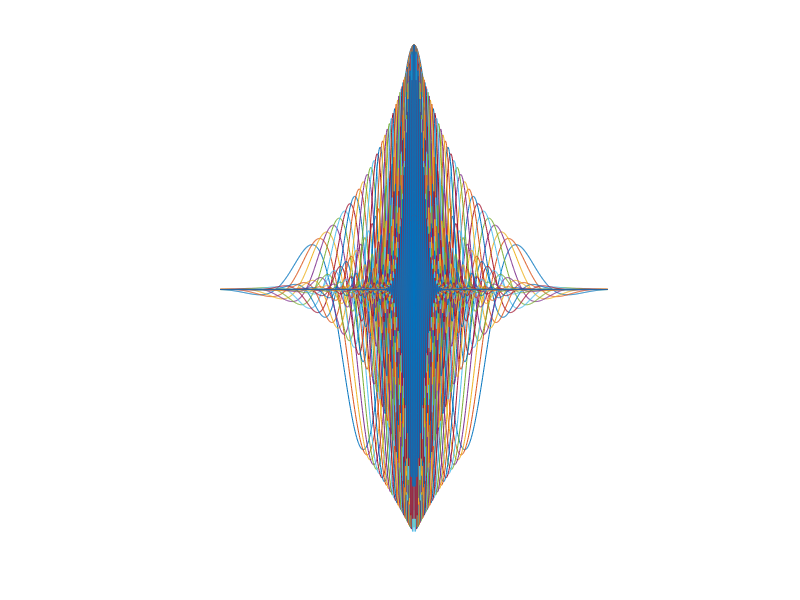

Here is the MATLAB script that generated this plot: (Note: this script raises an error after producing the figure.)
%% Step 1: Get Signal

%initialize variables
srate = 1000; % 1,000Hz
% -500:0 baseline, 1:500 sample, 501:1310 delay (all in ms)
wavet = -.5:1/srate:.5; % in seconds 
min_freq = 3.5;
max_freq = 200;
num_frex = 50;
min_fwhm = .350; % in seconds
max_fwhm = .050; % in seconds
wavpts = length(wavet);
hz = linspace(0,srate/2,floor(wavpts/2)+1); % pos frequencies (not neg) up to Nyquist
% hzf = linspace(0,srate,N); % total frequencies from fft
frex = logspace(log10(min_freq),log10(max_freq),num_frex);
% s    = logspace(log10(3),log10(12),num_frex)./(2*pi*frex); %width of gaussian
fwhm = logspace(log10(min_fwhm),log10(max_fwhm),length(frex)); % in seconds **TRY SPECTROGRAMS WITH 25ms and with 50ms**

% %% Make wavelets, ensure they taper to 0 at either end in time domain and
% % ensure Gaussian in frequency domain
% 
% % Using n-cycles (Cohen's code from Google group)
% srate = 1000;
% frex  = linspace(.5,200,50);
% s2 = 2*(linspace(5,25,length(frex))./(2*pi*frex)).^2;
% 
% wavet = -.5:1/srate:.5;
% 
% for fi=1:length(frex)
%     waves(fi,:) = exp(2*1i*pi*frex(fi)*wavet).*exp(-wavet.^2/s2(fi));
% end
% 
% subplot(211), plot(wavet,real(waves))
% 
% % fft all the wavelets
% for ffti=1:size(waves,1)
%     waves_fft(ffti,:) = fft(waves(ffti,:));
% end
% 
% subplot(212)
% plot(linspace(0,srate,length(wavet)),abs(waves_fft).^2)
% set(gca,'xlim',[30 62])
% % now plot wavelets in groups of 10 at a time..
% figure
% for fi=1:5
%     subplot(5,1,fi)
%     plot(wavet,real(wavelet(fi,:)))
%     title(sprintf('Wavelet at %fHz, s=%f number of cycles',frex(fi),s(fi)*(2*pi*frex(fi))));
% end

%% Make wavelets, ensure they taper to 0 at either end in time domain and
% ensure Gaussian in frequency domain

% now using fwhm-specified in time domain
midp = dsearchn(wavet',0);
% outputs
empfwhmT = zeros(length(frex),1);
% loop over frequencies
for fi=1:length(frex)
    % create the Gaussian using the FWHM formula (equation 3)
    gwin = exp( (-4*log(2)*wavet.^2) ./ fwhm(fi)^2 );
    % measure the empirical fwhm (time domain)
    empfwhmT(fi) = wavet(midp-1+dsearchn(gwin(midp:end)',.5)) - ...
    wavet(dsearchn(gwin(1:midp)',.5));
end 
% empirical is pretty close to specified
% now make the wavelets and visualize them in time and frequency domains in
% addition to computing their fwhm 

empfwhmF = zeros(length(frex),1);

for fi=1:length(frex)
    wavelets(fi,:) = exp(2*1i*pi*frex(fi)*wavet).*exp( (-4*log(2)*wavet.^2) ./ fwhm(fi)^2 );
    wavelets_fft(fi,:) = fft(wavelets(fi,:)); % frequency domain
    wavelets_fft(fi,:) = wavelets_fft(fi,:)./max(wavelets_fft(fi,:)); % normalize 
    % measure the empirical fwhm (frequency domain)
    magnitude = abs(wavelets_fft(fi,1:length(hz)));
     % find left and right 1/2
    [~,peakx]  = max(wavelets_fft(fi,:)); 
    [~,left5]  = min(abs(wavelets_fft(fi,1:peakx)-.5));
    [~,right5] = min(abs(wavelets_fft(fi,peakx:end)-.5));
    right5 = right5+peakx-1;
    empfwhmF(fi) = hz(right5)-hz(left5);
end

% plot wavelets in time domain- ensure all taper to 0 (or very close)
figure(1), clf
plot(wavet,real(wavelets))
axis off
export_fig test2.png -transparent % no background
% plot(time,signal,'k','linew',2)
xlabel('Time (s)'), ylabel('Amplitude (gain)')
title('Time domain')
% plot wavelets in frequency domain- ensure all are symmetric about their
% peak frequency and they taper to 0 on the ends
subplot(212)
plot(hz,abs(wavelets_fft(:,1:length(hz))).^2)
set(gca,'xlim',[0 225])
xlabel('Frequency (Hz)'), ylabel('Normalized Power')
title('Frequency domain')

% plot FWHM in time domain to show how much temporal smoothing occurs
figure(2), clf
subplot(211), plot(frex,empfwhmT*1000,'o:','markersize',8,'markerfacecolor','w','linew',2)
set(gca,'xlim',[0 max(frex)*1.05],'ylim',[0 max(empfwhmT)*1000*1.05])
xlabel('Wavelet frequency (Hz)'), ylabel('Empirical FWHM (ms)')
title('Time domain')
% plot FWHM in frequency domain to show how much spectral smoothing occurs
subplot(212)
plot(frex,empfwhmF,'s:','markersize',10,'markerfacecolor','w','linew',2)
set(gca,'xlim',[0 max(frex)*1.05],'ylim',[0 max(empfwhmF)*1.05])
xlabel('Wavelet frequency (Hz)'), ylabel('Empirical FWHM (Hz)')
title('Frequency domain')

%% Create analytic signal using the complex morlet wavelet family for both 
% monkeys, both conditions, all days, all channels and all trials

% load monkey data
load('mGoodStableRule1PingRej-split_by_Day_BehResp_and_Chan.mat')

% begin definining convolution parameters
n_wavelet = length(wavet);
half_of_wavelet_size = floor(n_wavelet/2)+1;
monkeyN = 2; % which monkey (1 or 2)
m1chans = {'8B', '9L', 'dPFC', 'vPFC', 'LIP', 'MIP', 'PEC', 'PG'};
m1areas = {'a8B', 'a9L', 'adPFC', 'avPFC', 'aLIP', 'aMIP', 'aPEC', 'aPG'};
m2chans = {'6DR', '8AD', '8B', 'dPFC', 'LIP', 'PE', 'PEC', 'PG'};
m2areas = {'a6DR', 'a8AD', 'a8B', 'adPFC', 'aLIP', 'aPE', 'aPEC', 'aPG'};

% define trial timeline
signalt = -.5:1/srate:1.31; % in seconds
% vector of time points to save in post-analysis downsampling
times2save = -400:10:1200; % in ms
% time vector converted to indices
times2saveidx = dsearchn((signalt.*1000)',times2save');
% define baseline time
baset = [-.4 -.1]; % in seconds
baseidx = dsearchn(signalt',baset');

% setup response structs
monkey(monkeyN).correct=[];
monkey(monkeyN).incorrect=[];

tic
%correct
for i=1:numel(monkey(monkeyN).day)
    chan = fieldnames(monkey(monkeyN).day(i).correct);
    for j=1:numel(chan)
        signal = monkey(monkeyN).day(i).correct.(chan{j})'; % change to time-by-trials
        reflectsig_all = zeros(size(signal,1)+2*n_wavelet,size(signal,2)); %initialize reflected signals mat
        % reflect all signals
        for signalN=1:size(signal,2)
            reflectsig = [ signal(n_wavelet:-1:1,signalN); signal(:,signalN); signal(end:-1:end-n_wavelet+1,signalN); ];        
            reflectsig_all(:,signalN) = reflectsig;
        end
        % concatenate into a super-trial
        reflectsig_supertri = reshape(reflectsig_all,1,[]); % reshape to 1D time-trials
%         % plot original signal
%         figure(1), clf
%         subplot(211)
%         plot(signal(:,1)','LineWidth',2)
%         set(gca,'xlim',[0 numel(reflectsig)]-n_wavelet)
%         ylabel('Voltage (\muV)','FontSize',14)
%         title('Original Signal','FontSize',16)
%         % plot reflected signal
%         subplot(212)
%         plot(n_wavelet+1:length(signal(:,1))+n_wavelet,signal(:,1),'LineWidth',5,'color','g')
%         hold on
%         plot(reflectsig,'LineWidth',2)
%         set(gca,'xlim',[0 numel(reflectsig)])
%         title('Reflected Signal')
%         xlabel('Time step (ms)','FontSize',14), ylabel('Voltage (\muV)','FontSize',14)
%         title('Reflected Signal','FontSize',16)
%         legend({'original';'reflected'},'FontSize',14,'Location','best')
        % step 1: finish defining convolution parameters
        n_data = length(reflectsig_supertri); % time*trials
        n_convolution = n_wavelet+n_data-1;
        % step 2: take FFTs
        fft_data = fft(reflectsig_supertri,n_convolution); % all trials for chan
        % which area is this chan
        for k=1:numel(m2areas)
            if endsWith(chan{j},m2chans{k}) %which chan
                area=k;
            end
        end
        for fi=1:length(frex)
            % FFT of wavelet
            fft_wavelet = fft(wavelets(fi,:),n_convolution);
            % step 3: normalize kernel by scaling amplitudes to one in the 
            % frequency domain. prevents amplitude from decreasing with 
            % increasing frequency. diff from 1/f scaling
            fft_wavelet = fft_wavelet ./ max(fft_wavelet);
            % step 4: point-wise multiply and take iFFT
            as = ifft( fft_data.*fft_wavelet ); % analytic signal
            % step 5: trim wings
            as = as(half_of_wavelet_size:end-half_of_wavelet_size+1);
            % step 6: reshape back to reflected time-by-trials
            as = reshape(as,size(reflectsig_all,1),size(reflectsig_all,2));
            % step 7: chop off the reflections
            as = as(n_wavelet+1:end-n_wavelet,:);
            % as is now a time x trial complex matrix
%             % compute baseline power averaged over trials then timepoints
%             basePow = mean( mean( abs( as(baseidx(1):baseidx(2),:).^2 ),2 ),1 );
            % store dB-norm'd down-sampled power for each frequency in freq
            % x time x trials
%             dbpow(fi,:,:) = 10*log10( abs( as(times2saveidx,:) ) .^2 ./basePow); 
            % save raw power for ea. freq x down-sampled time x trials 
            pow(fi,:,:) = abs( as(times2saveidx,:) ) .^2;
            % mean( abs( as_ ).^2, 2);
            clear fft_wavelet as % start anew with these var's ea. loop
        end
        if isfield(monkey(monkeyN).correct,(m2areas{area})) % field exists?
            % yes, field exists..
            aTrials = size(monkey(monkeyN).correct.(m2areas{area}),3);
            % append session for area in freq x time x trial struct
            monkey(monkeyN).correct.(m2areas{area})(:,:,aTrials+1:aTrials+size(pow,3)) = pow;
        else
            monkey(monkeyN).correct.(m2areas{area}) = pow; % freq x time x trial
        end
        clear pow % start anew with this var ea. loop
    end
end

%incorrect
for i=1:numel(monkey(monkeyN).day)
    chan = fieldnames(monkey(monkeyN).day(i).incorrect);
    for j=1:numel(chan)
        signal = monkey(monkeyN).day(i).incorrect.(chan{j})'; % change to time-by-trials
        reflectsig_all = zeros(size(signal,1)+2*n_wavelet,size(signal,2)); %initialize reflected signals mat
        % reflect all signals
        for signalN=1:size(signal,2)
            reflectsig = [ signal(n_wavelet:-1:1,signalN); signal(:,signalN); signal(end:-1:end-n_wavelet+1,signalN); ];        
            reflectsig_all(:,signalN) = reflectsig;
        end
        % concatenate into a super-trial
        reflectsig_supertri = reshape(reflectsig_all,1,[]); % reshape to 1D time-trials
        % step 1: finish defining convolution parameters
        n_data = length(reflectsig_supertri); % time*trials
        n_convolution = n_wavelet+n_data-1;
        % step 2: take FFTs
        fft_data = fft(reflectsig_supertri,n_convolution); % all trials for chan
        % which area is this chan
        for k=1:numel(m2areas)
            if endsWith(chan{j},m2chans{k}) %which chan
                area=k;
            end
        end
        for fi=1:length(frex)
            % FFT of wavelet
            fft_wavelet = fft(wavelets(fi,:),n_convolution);
            % step 3: normalize kernel by scaling amplitudes to one in the 
            % frequency domain. prevents amplitude from decreasing with 
            % increasing frequency. diff from 1/f scaling
            fft_wavelet = fft_wavelet ./ max(fft_wavelet);
            % step 4: point-wise multiply and take iFFT
            as = ifft( fft_data.*fft_wavelet ); % analytic signal
            % step 5: trim wings
            as = as(half_of_wavelet_size:end-half_of_wavelet_size+1);
            % step 6: reshape back to reflected time-by-trials
            as = reshape(as,size(reflectsig_all,1),size(reflectsig_all,2));
            % step 7: chop off the reflections
            as = as(n_wavelet+1:end-n_wavelet,:);
            % as_ is now a time x trial complex matrix
%             % compute baseline power averaged over trials then timepoints
%             basePow = mean( mean( abs( as(baseidx(1):baseidx(2),:).^2 ),2 ),1 );
            % store dB-norm'd down-sampled power for each frequency in freq
            % x time x trials
%             dbpow(fi,:,:) = 10*log10( abs( as(times2saveidx,:) ) .^2 ./basePow); 
            % save raw power for ea. freq x down-sampled time x trials 
            pow(fi,:,:) = abs( as(times2saveidx,:) ) .^2;
            % mean( abs( as_ ).^2, 2);
            clear fft_wavelet as % start anew with these var's ea. loop
        end
        if isfield(monkey(monkeyN).incorrect,(m2areas{area})) % field exists?
            % yes, field exists..
            aTrials = size(monkey(monkeyN).incorrect.(m2areas{area}),3);
            % append session for area in freq x time x trial struct
            monkey(monkeyN).incorrect.(m2areas{area})(:,:,aTrials+1:aTrials+size(pow,3)) = pow;
        else
            monkey(monkeyN).incorrect.(m2areas{area}) = pow; % freq x time x trial
        end
        clear pow % start anew with this var ea. loop
    end
end

toc

% %% dB-normalize the session data
% 
% % load raw mean power monkey data
% load('mGoodStableRule1PingRejRawMeanPow-AllDays_Cor_Inc_Allchans.mat')
% 
% % re-define areas if skipped analytic signal area
% m1areas = {'a8B', 'a9L', 'adPFC', 'avPFC', 'aLIP', 'aMIP', 'aPEC', 'aPG'};
% m2areas = {'a6DR', 'a8AD', 'a8B', 'adPFC', 'aLIP', 'aPE', 'aPEC', 'aPG'};
% 
% % define trial timeline
% signalt = -.5:1/srate:1.31; % in seconds
% % vector of time points to save in post-analysis downsampling
% times2save = -500:10:1310; % in ms
% % time vector converted to indices
% times2saveidx = dsearchn((signalt.*1000)',times2save');
% % define baseline time
% baset = [-.4 -.1]; % in seconds
% baseidx = dsearchn(signalt',baset');
% 
% % compute condition-averaged baseline for each area in each monkey
% % mean over sessions then baseline time period
% % stored as freq x time x session
% monkeyN=1; % monkey 1
% for areaN=1:numel(m1areas)
%     cor = mean( mean( monkey(monkeyN).correct.(m1areas{areaN})(:,baseidx(1):baseidx(2),:),3 ),2 );
%     inc = mean( mean( monkey(monkeyN).incorrect.(m1areas{areaN})(:,baseidx(1):baseidx(2),:),3 ),2 );
%     base = mean([cor inc],2); % condition-averaged (c-a) baseline
%     % dB-normalize the session data with condition-averaged baseline
%     raw_pow_cor = monkey(monkeyN).correct.(m1areas{areaN});
%     raw_pow_inc = monkey(monkeyN).correct.(m1areas{areaN});
%     % divide ea frequency's time x sesh by its respective c-a baseline,
%     % then db transform
%     db_base_pow_cor = 10*log10( raw_pow_cor./base ); 
%     db_base_pow_inc = 10*log10( raw_pow_inc./base ); 
%     monkey_(monkeyN).correct.(m1areas{areaN}) = db_base_pow_cor;
%     monkey_(monkeyN).incorrect.(m1areas{areaN}) = db_base_pow_inc ;
% end
% 
% monkeyN=2; % monkey 2
% for areaN=1:numel(m2areas)
%     cor = mean( mean( monkey(monkeyN).correct.(m2areas{areaN})(:,baseidx(1):baseidx(2),:),3 ),2 );
%     inc = mean( mean( monkey(monkeyN).incorrect.(m2areas{areaN})(:,baseidx(1):baseidx(2),:),3 ),2 );
%     base = mean([cor inc],2);
%     % dB-normalize the session data with condition-averaged baseline
%     raw_pow_cor = monkey(monkeyN).correct.(m2areas{areaN});
%     raw_pow_inc = monkey(monkeyN).correct.(m2areas{areaN});
%     % divide ea frequency's time x sesh by its respective c-a baseline,
%     % then db transform
%     db_base_pow_cor = 10*log10( raw_pow_cor./base ); 
%     db_base_pow_inc = 10*log10( raw_pow_inc./base ); 
%     monkey_(monkeyN).correct.(m2areas{areaN}) = db_base_pow_cor;
%     monkey_(monkeyN).incorrect.(m2areas{areaN}) = db_base_pow_inc ;
% end
% 
% % average db normalized power over sessions yielding freq x time
% rawpowC = mean( monkey_pow(monkeyN).correct.(m2areas{areaN}),3 );
% rawpowI = mean( monkey_pow(monkeyN).incorrect.(m2areas{areaN}),3 );
% 
% %% Visualize power
% 
% % load data
% % both monkeys dB-normalized power by area
% tic
% load('mGoodStableRule1PingRejdBPow-AllDays_Cor_Inc_Allchans.mat')
% toc
% % both monkeys raw power by area
% tic
% load('mGoodStableRule1PingRejRawPow-AllDays_Cor_Inc_Allchans.mat')
% toc
% 
% % contourf plot template:
% % x = 1 x samples
% % y = 1 x frequencies
% % z = frequencies x samples
% % contourf(x,y,z,...)
% monkeyN = 1;
% areaN = 1;
% 
% figure(6), clf
% subplot(221)
% contourf(signalt(times2saveidx),frex,mean( monkey(monkeyN).correct.(m1areas{areaN}),3 ),'linecolor','none')
% % ,'clim',[-3 3]
% set(gca,'ytick',round(logspace(log10(frex(1)),log10(frex(end)),10)*100)/100,'yscale','log','YMinorTick','off')
% ylabel('Frequency (Hz)')
% title(sprintf('Raw Power via Morlet Wavelet from Monkey %d, Area %s, Resp Correct',monkeyN,m1areas{areaN}));
% cbar = colorbar; set(get(cbar,'label'),'string','Raw power (\muV^2)');   
% subplot(223)
% contourf(signalt(times2saveidx),frex,mean( monkey(monkeyN).incorrect.(m1areas{areaN}),3 ),'linecolor','none')
% % contourf(signalt(times2saveidx),frex,pow(:,times2saveidx),'linecolor','none')
% set(gca,'ytick',round(logspace(log10(frex(1)),log10(frex(end)),10)*100)/100,'yscale','log','YMinorTick','off')
% % set(gca,'xlim',[monkeyTime(1) monkeyTime(end)])
% xlabel('Time (ms)'), ylabel('Frequency (Hz)')
% title(sprintf('Raw Power via Morlet Wavelet from Monkey %d, Area %s, Resp Incorrect',monkeyN,m1areas{areaN}));
% cbar = colorbar; set(get(cbar,'label'),'string','Raw power (\muV^2)');   
% subplot(222)
% contourf(signalt(times2saveidx),frex,mean( monkey(monkeyN).correct.(m1areas{areaN+5}),3 ),'linecolor','none')
% set(gca,'ytick',round(logspace(log10(frex(1)),log10(frex(end)),10)*100)/100,'yscale','log','YMinorTick','off')
% title(sprintf('Raw Power via Morlet Wavelet from Monkey %d, Area %s, Resp Correct',monkeyN,m1areas{areaN+5}));
% % cbar = colorbar; set(get(cbar,'label'),'string','dB change from baseline');   
% cbar = colorbar; set(get(cbar,'label'),'string','Raw power (\muV^2)');   
% subplot(224)
% contourf(signalt(times2saveidx),frex,mean( monkey(monkeyN).incorrect.(m1areas{areaN+5}),3 ),'linecolor','none')
% set(gca,'ytick',round(logspace(log10(frex(1)),log10(frex(end)),10)*100)/100,'yscale','log','YMinorTick','off')
% xlabel('Time (ms)')
% title(sprintf('Raw Power via Morlet Wavelet from Monkey %d, Area %s, Resp Incorrect',monkeyN,m1areas{areaN+5}));
% % title(sprintf('Raw Power via Morlet Wavelet from Monkey %d, Area %s, Resp Incorrect \n Freq Step = %d, temporal FWHM %dms to %.0dms, spectral FWHM %dHz - %dHz',monkeyN,m2areas{areaN},length(frex),empfwhmT(1)*1000,empfwhmT(end)*1000,empfwhmF(1),empfwhmF(end)));
% cbar = colorbar; set(get(cbar,'label'),'string','Raw power (\muV^2)');   
% suptitle(sprintf('Freq Step = %d, temporal FWHM %dms to %1.0fms, spectral FWHM %dHz to %dHz',length(frex),empfwhmT(1)*1000,empfwhmT(end)*1000,empfwhmF(1),empfwhmF(end)));

%% initialize variables

load('mGoodStableRule1PingRejRawPow-AllDays_Cor_Inc_Allchans.mat')

monkeyN = 2; %which monkey? 1 or 2
responses = [{'correct'},{'incorrect'}]; 
responseN = 1; %which response? 1 or 2

% define trial timeline
signalt = -.5:1/srate:1.31; % in seconds
times2save = -400:10:1200; % in ms
% time vector converted to indices
times2saveidx = dsearchn((signalt.*1000)',times2save');
% define baseline time
baset = [-400 -100]; % in ms
baseidx = dsearchn(times2save',baset'); % search down-sampled time

% which areas depends on monkeyN
areas = fieldnames(monkey(monkeyN).(responses{responseN}));
n_areas = length(areas);


%% plotting the raw difference data

areaN = 2; %plot which area?
clim = [0 90];

%pull out correct & incorrect power avg over trials
cor = mean( monkey(monkeyN).(responses{1}).(areas{areaN}),3 ); 
inc = mean( monkey(monkeyN).(responses{2}).(areas{areaN}),3 );
% compute the difference in power between the two conditions
% diffmap = squeeze(mean(tf(2,:,:,:),4 )) - squeeze(mean(tf(1,:,:,:),4 ));
diffmap = cor - inc;

figure(9), clf
subplot(221)
imagesc(times2save,[],cor)
hold on %vertical line
yL = get(gca,'YLim'); line([0 500;0 500],yL,'Color','k','LineStyle',':'); 
set(gca,'clim',clim,'ydir','n')
set(gca,'ytick',1:4:num_frex,'yticklabel',round(logspace(log10(min_freq),log10(max_freq),13)*10)/10)
xlabel('Time (ms)'), ylabel('Frequency (Hz)'), cbar = colorbar; 
lim = get(cbar,'Limits'); cbar.Ticks=lim;
cbar.Label.String = 'Raw Power'; pos = cbar.Label.Position; 
cbar.Label.Position=[pos(1)-1 pos(2)];
title(sprintf('Monkey %d, Area %s, Resp Correct',monkeyN,areas{areaN}(2:end)));

subplot(222)
imagesc(times2save,[],inc)
hold on %vertical line
yL = get(gca,'YLim'); line([0 500;0 500],yL,'Color','k','LineStyle',':'); 
set(gca,'clim',clim,'ydir','n')
set(gca,'ytick',1:4:num_frex,'yticklabel',round(logspace(log10(min_freq),log10(max_freq),13)*10)/10)
xlabel('Time (ms)'), ylabel('Frequency (Hz)'), cbar = colorbar; 
lim = get(cbar,'Limits'); cbar.Ticks=lim;
cbar.Label.String = 'Raw Power'; pos = cbar.Label.Position; 
cbar.Label.Position=[pos(1)-1 pos(2)];
title(sprintf('Monkey %d, Area %s, Resp Incorrect',monkeyN,areas{areaN}(2:end)));

subplot(223)
imagesc(times2save,[], diffmap)
hold on %vertical line
yL = get(gca,'YLim'); line([0 500;0 500],yL,'Color','k','LineStyle',':'); 
set(gca,'clim',[-mean(clim)/5 mean(clim)/5],'ydir','n')
set(gca,'ytick',1:4:num_frex,'yticklabel',round(logspace(log10(min_freq),log10(max_freq),13)*10)/10)
xlabel('Time (ms)'), ylabel('Frequency (Hz)'), cbar = colorbar; 
lim = get(cbar,'Limits'); cbar.Ticks=lim;
cbar.Label.String = 'Raw Power'; pos = cbar.Label.Position; 
cbar.Label.Position=[pos(1)-1 pos(2)];
title(sprintf('Monkey %d, Area %s, Correct - Incorrect',monkeyN,areas{areaN}(2:end)));

%% statistics via permutation testing

% number of tests
n_tests = 8;

% p-value, p<0.05 two-tailed is 0.025
pval = 0.025/n_tests;

% convert p-value to Z value
zval = abs(norminv(pval));

% number of permutations
n_permutes = 1000;

tic
% meta-permutation test
for permN = 1:20
	monkeyN = 1; % first monkey 1
    % generate maps under the null hypothesis
    [m1_permmaps, ~] = permmapper(monkey,monkeyN,n_permutes,num_frex,times2save);
    % append permutations for monkey in chan x permutation x freq x time diffmap
    m1_meta_permmaps(:,(permN-1)*n_permutes+1:permN*n_permutes,:,:) = m1_permmaps;
    monkeyN = 2; % now monkey 2
    % generate maps under the null hypothesis
    [m2_permmaps, ~] = permmapper(monkey,monkeyN,n_permutes,num_frex,times2save);
    m2_meta_permmaps(:,(permN-1)*n_permutes+1:permN*n_permutes,:,:) = m2_permmaps;
end
toc

%% show non-corrected thresholded maps

% now some plotting...

figure(8), clf

% contourf plot template:
% x = 1 x samples
% y = 1 x frequencies
% z = frequencies x samples
% contourf(x,y,z,...)

figure(8), clf
subplot(221)
contourf(signalt(times2saveidx),frex,diffmap,'linecolor','none')
set(gca,'ytick',round(logspace(log10(frex(1)),log10(frex(end)),10)*100)/100,'yscale','log','YMinorTick','off')
xlabel('Time (ms)'), ylabel('Frequency (Hz)'), cbar = colorbar; 
pos = get(cbar,'Position'); lim = get(cbar,'Limits'); cbar.Ticks=lim;
cbar.Label.String = 'Power (\muV^2)'; cbar.Label.Position=[pos(1)+1 pos(2)];
cbar.TickLabels = ({'Incorrect','Correct'});
title(sprintf('TF Map Monkey %d, Area %s, Correct > Incorrect',monkeyN,m2areas{areaN+3}(2:end)));

subplot(222)
contourf(signalt(times2saveidx),frex,diffmap,'linecolor','none')
hold on
contour(signalt(times2saveidx),frex,logical(zmap),1,'linecolor','k');
set(gca,'ytick',round(logspace(log10(frex(1)),log10(frex(end)),10)*100)/100,'yscale','log','YMinorTick','off')
xlabel('Time (ms)'), ylabel('Frequency (Hz)'), cbar = colorbar; 
pos = get(cbar,'Position'); lim = get(cbar,'Limits'); cbar.Ticks=lim;
cbar.Label.String = 'Power (\muV^2)'; cbar.Label.Position=[pos(1)+1 pos(2)];
cbar.TickLabels = ({'Incorrect','Correct'});
title(sprintf('Significant Regions Outlined Monkey %d, Area %s, Correct > Incorrect',monkeyN,m2areas{areaN+3}(2:end)));

subplot(223)
contourf(signalt(times2saveidx),frex,zmap,'linecolor','none')
set(gca,'ytick',round(logspace(log10(frex(1)),log10(frex(end)),10)*100)/100,'yscale','log','YMinorTick','off')
xlabel('Time (ms)'), ylabel('Frequency (Hz)'), cbar = colorbar; 
pos = get(cbar,'Position'); lim = get(cbar,'Limits'); cbar.Ticks=lim;
cbar.Label.String = 'Power (\muV^2)'; cbar.Label.Position=[pos(1)+1 pos(2)];
cbar.TickLabels = ({'Incorrect','Correct'});
title(sprintf('Thresholded Z-values Monkey %d, Area %s, Correct > Incorrect',monkeyN,m2areas{areaN+3}(2:end)));


%% corrections for multiple comparisons

% load permutation maps for all areas. 
% 4-d: area x permutation x freq x down-sampled time points
load('permmaps.mat')

monkeyN = 2; % which monkey: 1 or 2

if monkeyN==1
    areas = {'a8B', 'a9L', 'adPFC', 'avPFC', 'aLIP', 'aMIP', 'aPEC', 'aPG'}; %monkey1
    permmaps = m1_meta_permmaps;
else
    areas = {'a6DR', 'a8AD', 'a8B', 'adPFC', 'aLIP', 'aPE', 'aPEC', 'aPG'}; %monkey2
    permmaps = m2_meta_permmaps;
end

for areaN = 1:numel(areas)
    cor = mean( monkey(monkeyN).correct.(areas{areaN}),3 );
    inc = mean( monkey(monkeyN).incorrect.(areas{areaN}),3 );

    % for convenience, compute the difference in power between the two
    % conditions, correct-incorrect
    % diffmap = squeeze(mean(tf(2,:,:,:),4 )) - squeeze(mean(tf(1,:,:,:),4 ));
    diffmap = cor - inc;
    % compute mean and standard deviation maps under the null hypothesis
    mean_h0 = squeeze(mean(permmaps(areaN,:,:,:)));
    std_h0  = squeeze(std(permmaps(areaN,:,:,:)));
    % now change data to zmap
    zmap = (diffmap-mean_h0) ./ std_h0;
    % threshold image at p-value, by setting subthreshold values to 0, this
    % is uncorrected zmap, abs() for two-tailed
    zmap(abs(zmap)<zval) = 0;
    
    % now for cluster and pixel correction
    % initialize matrices for cluster-based correction
    max_cluster_sizes = zeros(1,n_permutes*20);
    % ... and for maximum-pixel based correction
    max_val = zeros(n_permutes*20,2); % "2" for min/max
    zmap_cluster = zmap; % initialize for cluster-correction

    % loop through permutations
    for permi = 1:n_permutes*20

        % take each permutation map, and transform to Z
        threshimg = squeeze(permmaps(areaN,permi,:,:));
        threshimg = (threshimg-mean_h0)./std_h0;

        % threshold image at p-value
        threshimg(abs(threshimg)<zval) = 0;


        % find clusters (need image processing toolbox for this!)
        islands = bwconncomp(threshimg);
        if numel(islands.PixelIdxList)>0

            % count sizes of clusters
            tempclustsizes = cellfun(@length,islands.PixelIdxList);

            % store size of biggest cluster
            max_cluster_sizes(permi) = max(tempclustsizes);
        end


        % get extreme values (smallest and largest)
        temp = sort( reshape(permmaps(areaN,permi,:,:),1,[] ));
        max_val(permi,:) = [ min(temp) max(temp) ];

    end
    % find cluster threshold (need image processing toolbox for this!)
    % based on p-value and null hypothesis distribution
    cluster_thresh = prctile(max_cluster_sizes,100-(100*pval));
    % now find clusters in the real thresholded zmap
    % if they are "too small" set them to zero
    islands = bwconncomp(zmap);
    for i=1:islands.NumObjects
        % if real clusters are too small, remove them by setting to zero!
        if numel(islands.PixelIdxList{i}==i)<cluster_thresh
            zmap_cluster(islands.PixelIdxList{i})=0;
        end
    end
    % find the pixel threshold for lower and upper values, two-tailed
    thresh_lo = prctile(max_val(:,1),100*(pval/2)); % pval/2 percentile of smallest values
    thresh_hi = prctile(max_val(:,2),100-100*(pval/2)); % pval/2 percentile of largest values
    % threshold real data
    pixel_threshmap = diffmap; % initialize for pixel correction
    pixel_threshmap(pixel_threshmap>thresh_lo & pixel_threshmap<thresh_hi) = 0;
    if find(pixel_threshmap~=0) % significance left after pixel correction
        signif.(areas{areaN}).zmap_pixel = pixel_threshmap; 
        if find(zmap_cluster~=0) % now check cluster correction
            signif.(areas{areaN}).zmap_cluster = zmap_cluster;
        end
    elseif find(zmap_cluster~=0) % sig left after cluster correction
        signif.(areas{areaN}).zmap_cluster = zmap_cluster;
    end
end

%% show histograph of maximum cluster sizes

figure(1), clf
hist(max_cluster_sizes,20);
hold on % vert line
yL = get(gca,'YLim'); line([cluster_thresh cluster_thresh],yL,'Color','k','LineStyle',':','LineWidth',2); 
axis off
xlabel('Maximum cluster sizes'), ylabel('Number of observations')
title('Expected cluster sizes under the null hypothesis')
histogram(max_val,500,'FaceColor','b'); % bimodal
hold on % vertical lines
yL = get(gca,'YLim'); line([thresh_lo thresh_hi;thresh_lo thresh_hi],yL,'Color','k','LineStyle',':','LineWidth',2); 

%% plots with multiple comparisons corrections

% load significant areas that survived multiple comparison correction
load('m2_significant_areas.mat')

monkeyN = 2; % only monkey 2 was significant
% significant areas: 8B, dPFC

if monkeyN==1
    areas = {'a8B', 'a9L', 'adPFC', 'avPFC', 'aLIP', 'aMIP', 'aPEC', 'aPG'}; %monkey1
    permmaps = m1_permmaps;
else
    areas = {'a6DR', 'a8AD', 'a8B', 'adPFC', 'aLIP', 'aPE', 'aPEC', 'aPG'}; %monkey2
    permmaps = m2_permmaps;
end

areaN = 3; % area 8B
areaN = 4; % area dPFC

cor = mean( monkey(monkeyN).correct.(areas{areaN}),3 );
inc = mean( monkey(monkeyN).incorrect.(areas{areaN}),3 );

% compute the difference in power between the two conditions
diffmap = cor - inc;
% extract mult comp correction maps if they exist
zmap_cluster = signif.(areas{areaN}).zmap_cluster; % 8B, dPFC 
zmap_pixel = signif.(areas{areaN}).zmap_pixel; %  dPFC

figure(13), clf
subplot(221)
contourf(signalt(times2saveidx),frex,diffmap,'linecolor','none')
hold on
contour(signalt(times2saveidx),frex,logical(zmap_cluster),1,'linecolor','k');
set(gca,'ytick',round(logspace(log10(frex(1)),log10(frex(end)),10)*100)/100,'yscale','log','YMinorTick','off')
xlabel('Time (s)'), ylabel('Frequency (Hz)'), cbar = colorbar; 
pos = get(cbar,'Position'); lim = get(cbar,'Limits'); cbar.Ticks=lim;
cbar.Label.String = 'Power (\muV^2)'; cbar.Label.Position=[pos(1)+1 pos(2)];
cbar.TickLabels = ({'Incorrect','Correct'});
title(sprintf('Cluster-corrected Sig Regions Outlined Monkey %d, Area %s, p=%f',monkeyN,areas{areaN}(2:end),pval));

subplot(222)
contourf(signalt(times2saveidx),frex,diffmap,'linecolor','none')
hold on
contour(signalt(times2saveidx),frex,logical(zmap_cluster),1,'linecolor','k');
set(gca,'ytick',round(logspace(log10(frex(1)),log10(frex(end)),10)*100)/100,'yscale','log','YMinorTick','off')
xlabel('Time (s)'), ylabel('Frequency (Hz)'), cbar = colorbar; 
pos = get(cbar,'Position'); lim = get(cbar,'Limits'); cbar.Ticks=lim;
cbar.Label.String = 'Power (\muV^2)'; cbar.Label.Position=[pos(1)+1 pos(2)];
cbar.TickLabels = ({'Incorrect','Correct'});
title(sprintf('Cluster-corrected Sig Regions Outlined Monkey %d, Area %s, p=%f',monkeyN,areas{areaN}(2:end),pval));

subplot(223)
contourf(signalt(times2saveidx),frex,diffmap,'linecolor','none')
hold on
contour(signalt(times2saveidx),frex,logical(zmap_pixel),1,'linecolor','k');
set(gca,'ytick',round(logspace(log10(frex(1)),log10(frex(end)),10)*100)/100,'yscale','log','YMinorTick','off')
% Create arrow
xa = [0.409895833333333 0.427395833333333]; ya = [0.158878504672897 0.114730010384216];
annotation('arrow',xa,ya)
xlabel('Time (s)'), ylabel('Frequency (Hz)'), cbar = colorbar; 
pos = get(cbar,'Position'); lim = get(cbar,'Limits'); cbar.Ticks=lim;
cbar.Label.String = 'Power (\muV^2)'; cbar.Label.Position=[pos(1)+1 pos(2)];
cbar.TickLabels = ({'Incorrect','Correct'});
title(sprintf('Pixel-corrected Significant Regions Outlined Monkey %d, Area %s, p=%f',monkeyN,areas{areaN}(2:end),pval));

%% Poster Images
% plot correct and incorrect then diffmap with sig regions outlined after mcc

% load relevant workspace var's
load('m2_pow_significant_areas.mat')

figure(9), clf
% subplot(221)
contourf(signalt(times2saveidx),frex,cor,100,'linecolor','none')
hold on
contour(signalt(times2saveidx),frex,logical(zmap_pixel),1,'linecolor','w','linewidth',3);
yL = get(gca,'YLim'); line([0 .5;0 .5],yL,'Color','k','LineWidth',2,'LineStyle',':'); 
set(gca,'clim',[0 25],'ytick',round(logspace(log10(frex(1)),log10(frex(end)),10)*100)/100,'yscale','log','YMinorTick','off','FontSize',30)
xlabel('Time (s)','FontSize',34), ylabel('Frequency (Hz)','FontSize',34), cbar = colorbar; 
lim = get(cbar,'Limits'); cbar.Ticks=lim;
cbar.Label.String = 'Raw Power (\muV^2)'; pos = cbar.Label.Position; 
cbar.Label.Position=[pos(1)-2.5 pos(2)];
% title('Correct, Significant Regions Outlined','FontSize',32);
export_fig test2.png -transparent % no background

% zoom in on clustered area (delay only, 2.5-8.6Hz) area 8B, [-250 130,
% 3.5-11Hz area dPFC), pixel dfpc: [1150 1200ms], [3.5 4Hz] too small
clustert = [1150 1200]; % in ms
clusteridx = dsearchn(times2save',clustert');
freqz = [3.5 4]; % in Hz
freqzidx = dsearchn(frex',freqz');

figure(10), clf
% subplot(221)
contourf(times2save(clusteridx(1):clusteridx(2)),frex(freqzidx(1):freqzidx(2)),diffmap(freqzidx(1):freqzidx(2),clusteridx(1):clusteridx(2)),100,'linecolor','none')
hold on
contour(times2save(clusteridx(1):clusteridx(2)),frex(freqzidx(1):freqzidx(2)),logical(zmap_pixel(freqzidx(1):freqzidx(2),clusteridx(1):clusteridx(2))),1,'linecolor','k','linewidth',3);
% yL = get(gca,'YLim'); line([0 .5;0 .5],yL,'Color','k','LineWidth',2,'LineStyle',':'); 
set(gca,'clim',[0 2],'ytick',round(logspace(log10(frex(freqzidx(1))),log10(frex(freqzidx(2))),10)*100)/100,'yscale','log','YMinorTick','off','FontSize',30)
xlabel('Time (ms)','FontSize',34), ylabel('Frequency (Hz)','FontSize',34), cbar = colorbar; 
lim = get(cbar,'Limits'); cbar.Ticks=lim;
cbar.Label.String = 'Power Difference (\muV^2)'; pos = cbar.Label.Position; 
cbar.Label.Position=[pos(1)-1.5 pos(2)];
export_fig test2.png -transparent % no background

figure(9), clf
% subplot(222)
contourf(signalt(times2saveidx),frex,inc,100,'linecolor','none');
hold on
contour(signalt(times2saveidx),frex,logical(zmap_pixel),1,'linecolor','w','linewidth',3);
yL = get(gca,'YLim'); line([0 .5;0 .5],yL,'Color','k','LineWidth',2,'LineStyle',':'); 
set(gca,'clim',[0 25],'ytick',round(logspace(log10(frex(1)),log10(frex(end)),10)*100)/100,'yscale','log','YMinorTick','off','FontSize',30)
xlabel('Time (s)','FontSize',34), ylabel('Frequency (Hz)','FontSize',34), cbar = colorbar; 
lim = get(cbar,'Limits'); cbar.Ticks=lim;
cbar.Label.String = 'Raw Power (\muV^2)'; pos = cbar.Label.Position; 
cbar.Label.Position=[pos(1)-2.5 pos(2)];
% title('Incorrect, Significant Regions Outlined','FontSize',32);
export_fig test2.png -transparent % no background

figure(9), clf
% subplot(223)
contourf(signalt(times2saveidx),frex,diffmap,100,'linecolor','none')
hold on
contour(signalt(times2saveidx),frex,logical(zmap_pixel),1,'linecolor','k','linewidth',3);
yL = get(gca,'YLim'); line([0 .5;0 .5],yL,'Color','k','LineWidth',2,'LineStyle',':'); 
set(gca,'clim',[-2 2],'ytick',round(logspace(log10(frex(1)),log10(frex(end)),10)*100)/100,'yscale','log','YMinorTick','off','FontSize',30)
xlabel('Time (s)','FontSize',34), ylabel('Frequency (Hz)','FontSize',34), cbar = colorbar; 
lim = get(cbar,'Limits'); cbar.Ticks=lim;
cbar.Label.String = 'Power Difference (\muV^2)'; pos = cbar.Label.Position; 
cbar.Label.Position=[pos(1)-2.3 pos(2)];
% title(sprintf('M%d Avg FP Coh Pixel-corrected Sig Regions Outlined Cor > Inc p<%1.2f',monkeyN,pval));
export_fig test2.png -transparent % no background

%% now with max-pixel-based thresholding

% find the threshold for lower and upper values, two-tailed
thresh_lo = prctile(max_val(:,1),100*(pval/2)); % pval/2 percentile of smallest values
thresh_hi = prctile(max_val(:,2),100-100*(pval/2)); % pval/2 percentile of largest values

% threshold real data
zmap = diffmap;
zmap(zmap>thresh_lo & zmap<thresh_hi) = 0;

figure(11), clf
subplot(221)
imagesc(times2save,[],diffmap)
set(gca,'clim',[-mean(clim)/5 mean(clim)/5],'ydir','norm')
set(gca,'ytick',1:4:num_frex,'yticklabel',round(logspace(log10(min_freq),log10(max_freq),13)*10)/10)
xlabel('Time (ms)'), ylabel('Frequency (Hz)')
title(sprintf('TF power map, no thresholding Monkey %d, Area %s, Correct - Incorrect',monkeyN,m2areas{areaN+3}(2:end)));

subplot(222)
imagesc(times2save,[],diffmap)
hold on
contour(times2save,frex,logical(zmap),1,'linecolor','k')
set(gca,'clim',[-mean(clim)/5 mean(clim)/5],'ydir','norm')
set(gca,'ytick',1:4:num_frex,'yticklabel',round(logspace(log10(min_freq),log10(max_freq),13)*10)/10)
xlabel('Time (ms)'), ylabel('Frequency (Hz)')
title(sprintf('Max-pixel-corrected TF power with contour Monkey %d, Area %s',monkeyN,m2areas{areaN+3}(2:end)));

subplot(223)
imagesc(times2save,[],zmap)
set(gca,'clim',[-mean(clim)/5 mean(clim)/5],'ydir','norm')
set(gca,'ytick',1:4:num_frex,'yticklabel',round(logspace(log10(min_freq),log10(max_freq),13)*10)/10)
xlabel('Time (ms)'), ylabel('Frequency (Hz)')
title(sprintf('Max-pixel-corrected & thresholded TF z-map Monkey %d, Area %s',monkeyN,m2areas{areaN+3}(2:end)));

